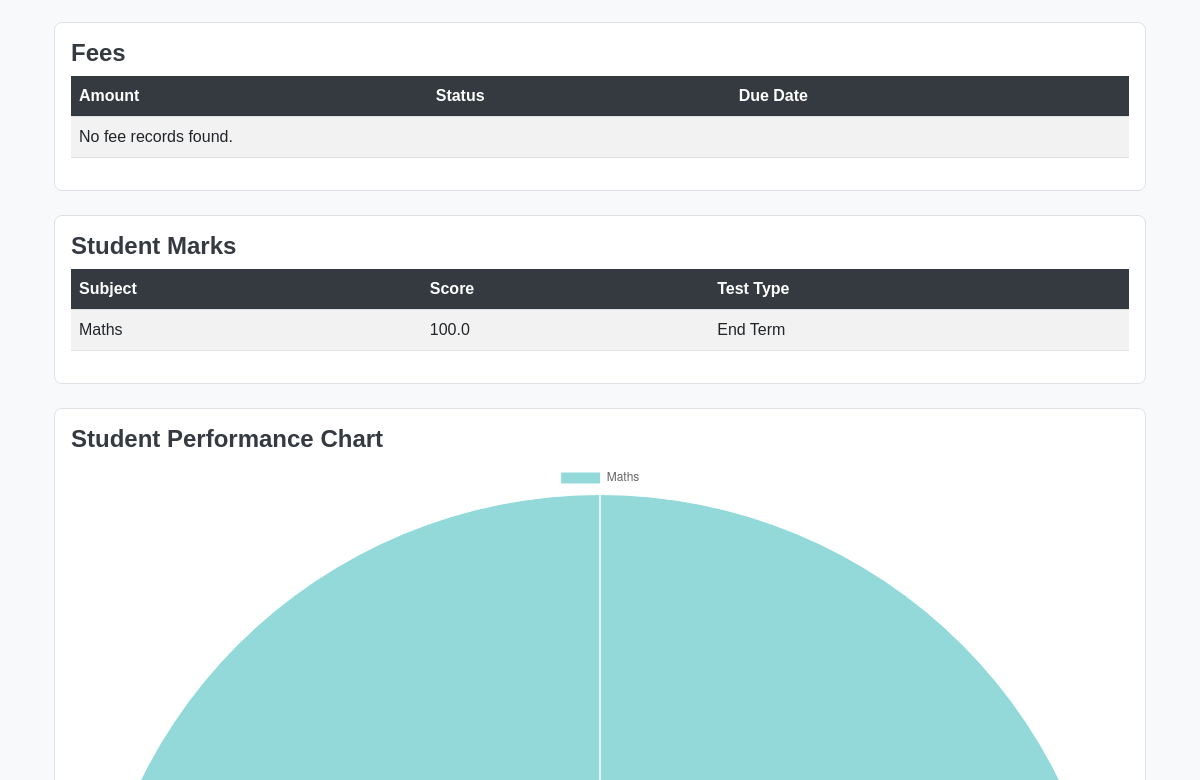
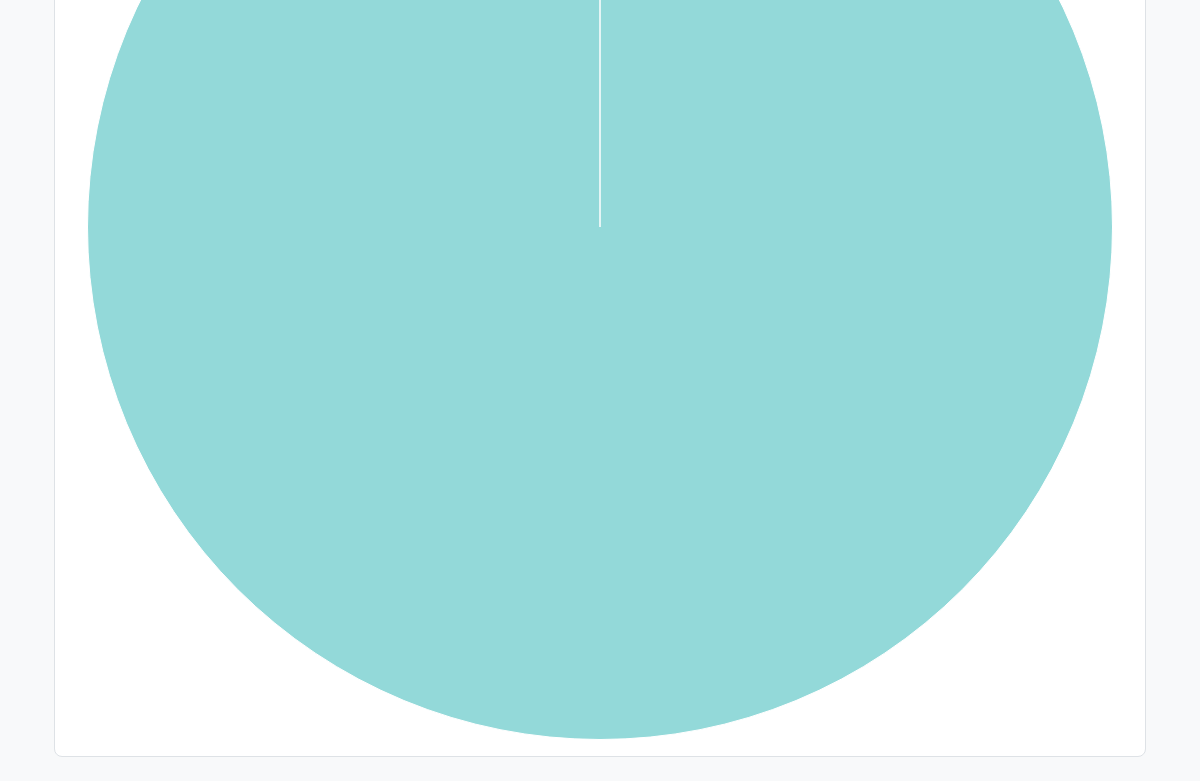
Page /parent_dashboard (signed in, lower part) on the earlier database version (2 pictures, top to bottom).
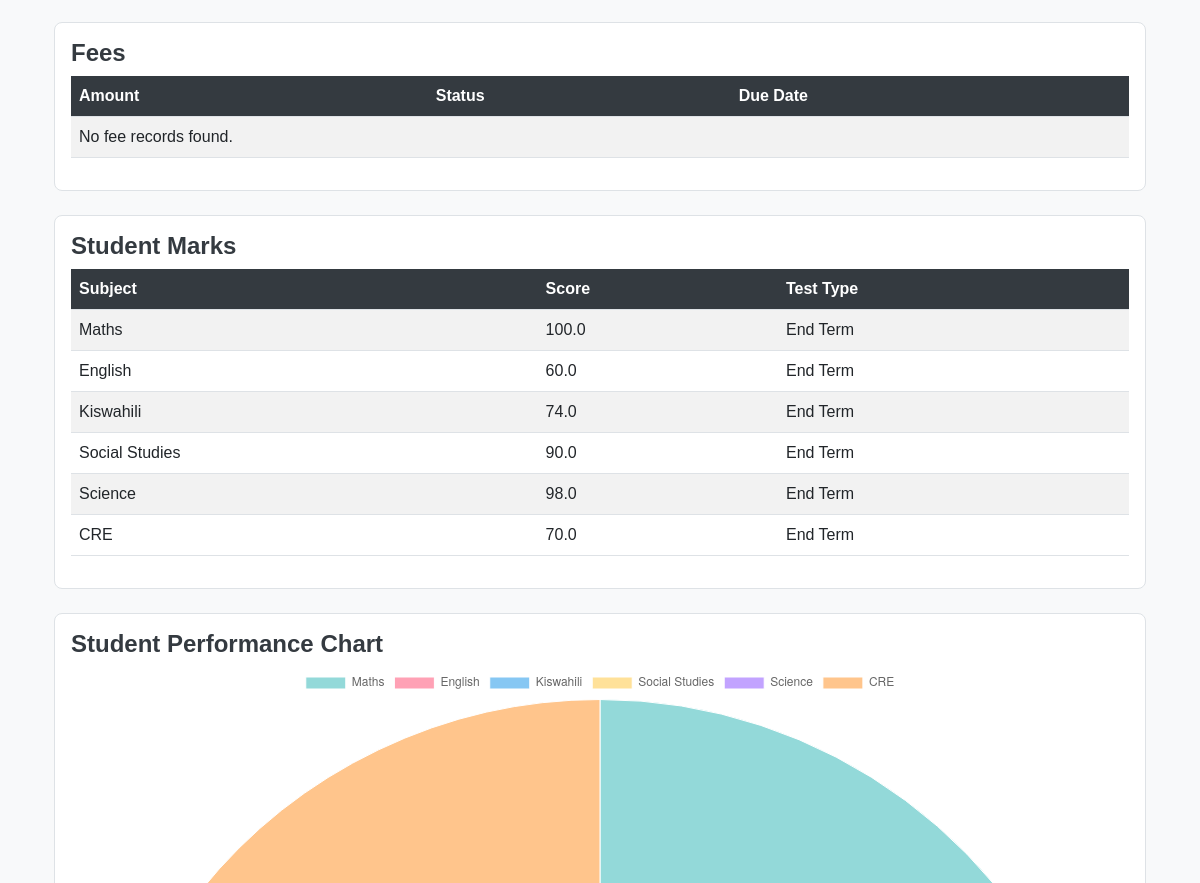
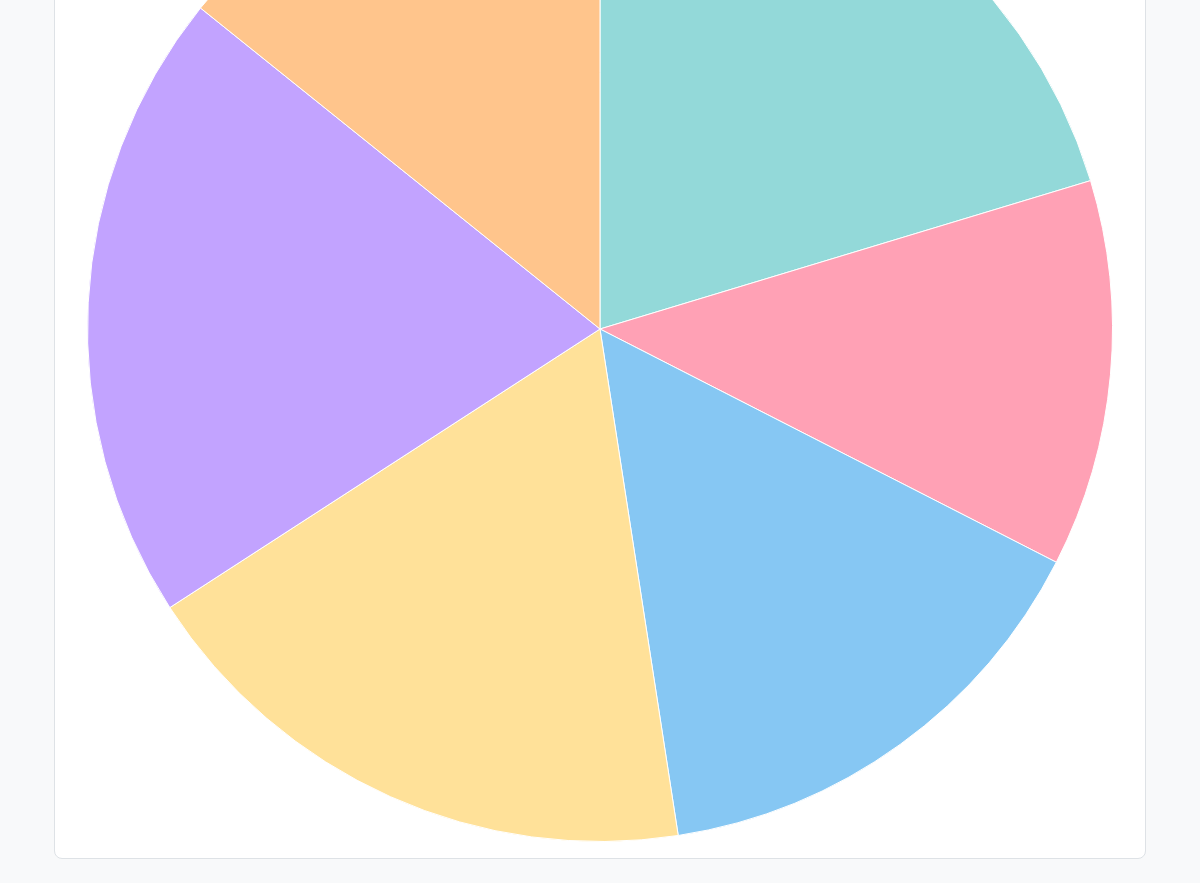
Same page on the later database version (2 pictures, top to bottom).
### models.py (models this page shows)
class Mark(db.Model):
    id = db.Column(db.Integer, primary_key=True)
    student_id = db.Column(db.Integer, db.ForeignKey('student.id'), nullable=False)
    teacher_id = db.Column(db.Integer, db.ForeignKey('teacher.id'), nullable=False)
    subject = db.Column(db.String(100), nullable=False)  # Subject for the marks
    score = db.Column(db.Float, nullable=False)  # The marks scored by the student
    test_type = db.Column(db.String(20), nullable=False)  # Assignment, CAT, or End Term
    created_at = db.Column(db.DateTime, default=datetime.utcnow)
    student = db.relationship('Student', backref='marks')
    teacher = db.relationship('Teacher', backref='marks')

### app.py (the view)
@app.route('/parent_dashboard')
@login_required
def parent_dashboard():
    if current_user.role != 'Parent':
        flash("Unauthorized access.", 'danger')
        return redirect(url_for('dashboard'))
    parent = Parent.query.filter_by(user_id=current_user.id).first()
    if not parent:
        flash('No parent found for this user.', 'info')
        return render_template('parent_dashboard.html', students=[], assignments=[], remarks=[], fees=[], marks=[])
    students = parent.students  # This will now return all students linked to the parent
    if not students:
        flash('No students found for this parent.', 'info')
        return render_template('parent_dashboard.html', students=[], assignments=[], remarks=[], fees=[], marks=[])
    assignments = Assignment.query.filter(Assignment.student_id.in_([student.id for student in students])).all()
    remarks = Remark.query.filter(Remark.student_id.in_([student.id for student in students])).all()
    fees = Fee.query.filter(Fee.student_id.in_([student.id for student in students])).all()
    marks = Mark.query.filter(Mark.student_id.in_([student.id for student in students])).all()
    return render_template('parent_dashboard.html', students=students, assignments=assignments, remarks=remarks, fees=fees, marks=marks)

### app.py (called while the page is built)
@login_manager.user_loader
def load_user(user_id):
    return User.query.get(int(user_id))

### templates/parent_dashboard.html (shortened to what this page needs)
{% extends "base.html" %}
{% block content %}
<div class="container">
    <div class="card my-4">
        <div class="card-body">
            <h5 class="card-title">Fees</h5>
            <table class="table table-striped">
                <thead>
                    <tr>
                        <th>Amount</th>
                        <th>Status</th>
                        <th>Due Date</th>
                    </tr>
                </thead>
                <tbody>
                    {% for fee in fees %}
                    <tr>
                        <td>{{ fee.amount_due }}</td>
                        <td>{{ fee.status }}</td>
                        <td>{{ fee.due_date }}</td>
                    </tr>
                    {% else %}
                    <tr>
                        <td colspan="3">No fee records found.</td>
                    </tr>
                    {% endfor %}
                </tbody>
            </table>
        </div>
    </div>
    <div class="card my-4">
        <div class="card-body">
            <h5 class="card-title">Student Marks</h5>
            <table class="table table-striped">
                <thead>
                    <tr>
                        <th>Subject</th>
                        <th>Score</th>
                        <th>Test Type</th>
                    </tr>
                </thead>
                <tbody>
                    {% for mark in marks %}
                    <tr>
                        <td>{{ mark.subject }}</td>
                        <td>{{ mark.score }}</td>
                        <td>{{ mark.test_type }}</td>
                    </tr>
                    {% else %}
                    <tr>
                        <td colspan="3">No marks available.</td>
                    </tr>
                    {% endfor %}
                </tbody>
            </table>
        </div>
    </div>
    <div class="card my-4">
        <div class="card-body">
            <h5 class="card-title">Student Performance Chart</h5>
            <canvas id="performanceChart" width="300" height="150"></canvas>
            <script>
                const labels = [{% for mark in marks %}"{{ mark.subject }}"{% if not loop.last %},{% endif %}{% endfor %}];
                const scores = [{% for mark in marks %}{{ mark.score }}{% if not loop.last %},{% endif %}{% endfor %}];
                const ctx = document.getElementById('performanceChart').getContext('2d');
                const performanceChart = new Chart(ctx, {
                    type: 'pie',
                    data: {
                        labels: labels,
                        datasets: [{
                            label: 'Student Scores',
                            data: scores,
                            backgroundColor: [
                                'rgba(75, 192, 192, 0.6)',
                                'rgba(255, 99, 132, 0.6)',
                                'rgba(54, 162, 235, 0.6)',
                                'rgba(255, 206, 86, 0.6)',
                                'rgba(153, 102, 255, 0.6)',
                                'rgba(255, 159, 64, 0.6)'
                            ],
                            borderColor: 'rgba(255, 255, 255, 1)',
                            borderWidth: 1
                        }]
                    },
                    options: {
                        responsive: true,
                        plugins: {
                            legend: {
                                position: 'top',
                            },
                            tooltip: {
                                callbacks: {
                                    label: function(tooltipItem) {
                                        return tooltipItem.label + ': ' + tooltipItem.raw; // Show label and value
                                    }
                                }
                            }
                        }
                    }
                });
            </script>
        </div>
    </div>
</div>
{% endblock %}

Differences in the rows shown:
added Mark: subject "English", score "60.0", test_type "End Term"
added Mark: subject "Kiswahili", score "74.0", test_type "End Term"
added Mark: subject "Social Studies", score "90.0", test_type "End Term"
added Mark: subject "Science", score "98.0", test_type "End Term"
added Mark: subject "CRE", score "70.0", test_type "End Term"
Other differences:
chart data {{ mark.subject }}: Maths → Maths, English, Kiswahili, Social Studies, Science, CRE
chart data {{ mark.score }}: 100.0 → 100.0, 60.0, 74.0, 90.0, 98.0, 70.0
